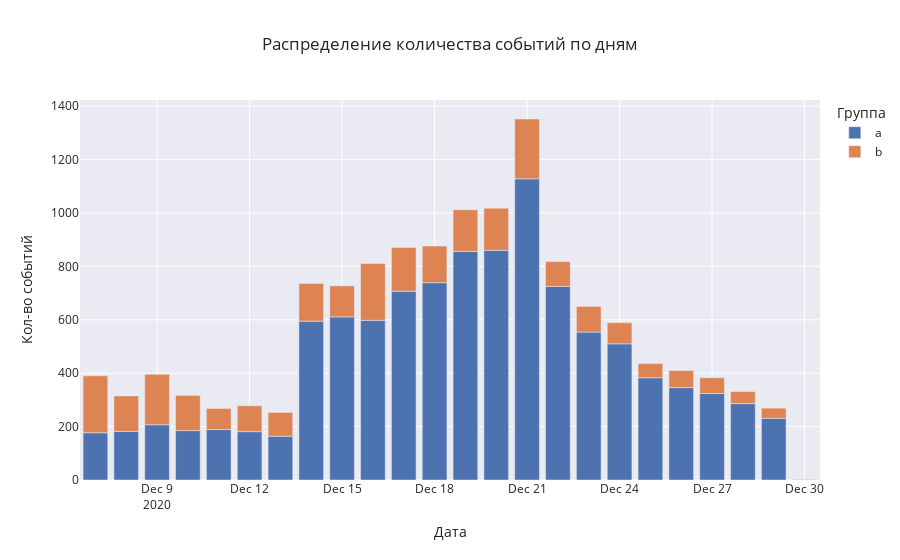

Source (notebook cell):
### Code cell
fig = px.bar(data_frame=ab_events_by_day.groupby(by=['date', 'group'], as_index=False)\
                                .agg({'events_count':'sum'})\
                                .sort_values(by='date'),
             x='date',
             y='events_count',
             color='group',
             template='seaborn',
             title='Распределение количества событий по дням',
             labels={'events_count':'Кол-во событий',
                     'date':'Дата',
                     'group':'Группа'})
fig.show()

### Figure 1 — Plotly figure (JSON) as saved in the notebook; plotly's stock layout.template omitted (floating-point values rounded to 4 significant figures)
{"data": [{"alignmentgroup": "True", "hovertemplate": "Группа=a<br>Дата=%{x}<br>Кол-во событий=%{y}<extra></extra>", "legendgroup": "a", "marker": {"color": "rgb(76,114,176)", "pattern": {"shape": ""}}, "name": "a", "offsetgroup": "a", "orientation": "v", "showlegend": true, "textposition": "auto", "x": ["2020-12-07", "2020-12-08", "2020-12-09", "2020-12-10", "2020-12-11", "2020-12-12", "2020-12-13", "2020-12-14", "2020-12-15", "2020-12-16", "2020-12-17", "2020-12-18", "2020-12-19", "2020-12-20", "2020-12-21", "2020-12-22", "2020-12-23", "2020-12-24", "2020-12-25", "2020-12-26", "2020-12-27", "2020-12-28", "2020-12-29"], "xaxis": "x", "y": [177, 182, 207, 185, 189, 181, 164, 595, 611, 598, 707, 739, 856, 860, 1128, 725, 554, 510, 383, 346, 324, 286, 231], "yaxis": "y", "type": "bar"}, {"alignmentgroup": "True", "hovertemplate": "Группа=b<br>Дата=%{x}<br>Кол-во событий=%{y}<extra></extra>", "legendgroup": "b", "marker": {"color": "rgb(221,132,82)", "pattern": {"shape": ""}}, "name": "b", "offsetgroup": "b", "orientation": "v", "showlegend": true, "textposition": "auto", "x": ["2020-12-07", "2020-12-08", "2020-12-09", "2020-12-10", "2020-12-11", "2020-12-12", "2020-12-13", "2020-12-14", "2020-12-15", "2020-12-16", "2020-12-17", "2020-12-18", "2020-12-19", "2020-12-20", "2020-12-21", "2020-12-22", "2020-12-23", "2020-12-24", "2020-12-25", "2020-12-26", "2020-12-27", "2020-12-28", "2020-12-29", "2020-12-30"], "xaxis": "x", "y": [213, 133, 189, 132, 79, 97, 89, 141, 116, 213, 164, 137, 156, 158, 224, 93, 96, 79, 53, 64, 59, 45, 38, 2], "yaxis": "y", "type": "bar"}], "layout": {"xaxis": {"anchor": "y", "domain": [0.0, 1.0], "title": {"text": "Дата"}}, "yaxis": {"anchor": "x", "domain": [0.0, 1.0], "title": {"text": "Кол-во событий"}}, "legend": {"title": {"text": "Группа"}, "tracegroupgap": 0}, "title": {"text": "Распределение количества событий по дням"}, "barmode": "relative"}}
